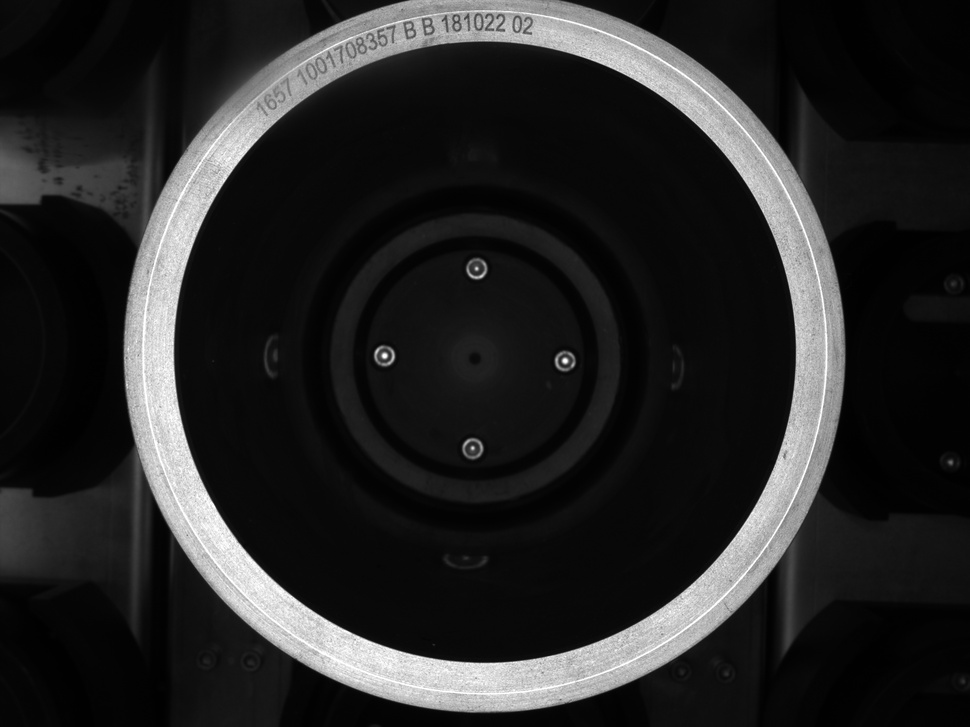
#> input picture 大论文代码/第三章/09_30_13.jpg, 970 x 727 px, shrunk from 2592 x 1944 before the run
$ python '高斯噪声生成.py'
#> lines starting #> are read from the running program, lines starting #| are printed output that depends on the picture
import numpy as np
import random
import cv2

def sp_noise(image,prob):
    '''
    添加椒盐噪声
    prob:噪声比例
    '''
    output = np.zeros(image.shape,np.uint8)
    thres = 1 - prob
    for i in range(image.shape[0]):
        for j in range(image.shape[1]):
            rdn = random.random()
            if rdn < prob:
                output[i][j] = 0
            elif rdn > thres:
                output[i][j] = 255
            else:
                output[i][j] = image[i][j]
    return output


def gasuss_noise(image, mean=0, var=0.001):
    '''
        添加高斯噪声
        mean : 均值
        var : 方差
    '''
    image = np.array(image/255, dtype=float)
    noise = np.random.normal(mean, var ** 0.5, image.shape)
    out = image + noise
    if out.min() < 0:
        low_clip = -1.
    else:
        low_clip = 0.
    out = np.clip(out, low_clip, 1.0)
    out = np.uint8(out*255)
    #cv.imshow("gasuss", out)
    return out

img=cv2.imread('09_30_13.jpg')
#> img is the input picture: shape (727, 970, 3); min 0, max 255, mean 38.1
cv2.imshow('gasuss_noise',gasuss_noise(img))
#> in gasuss_noise, `out = image + noise`:
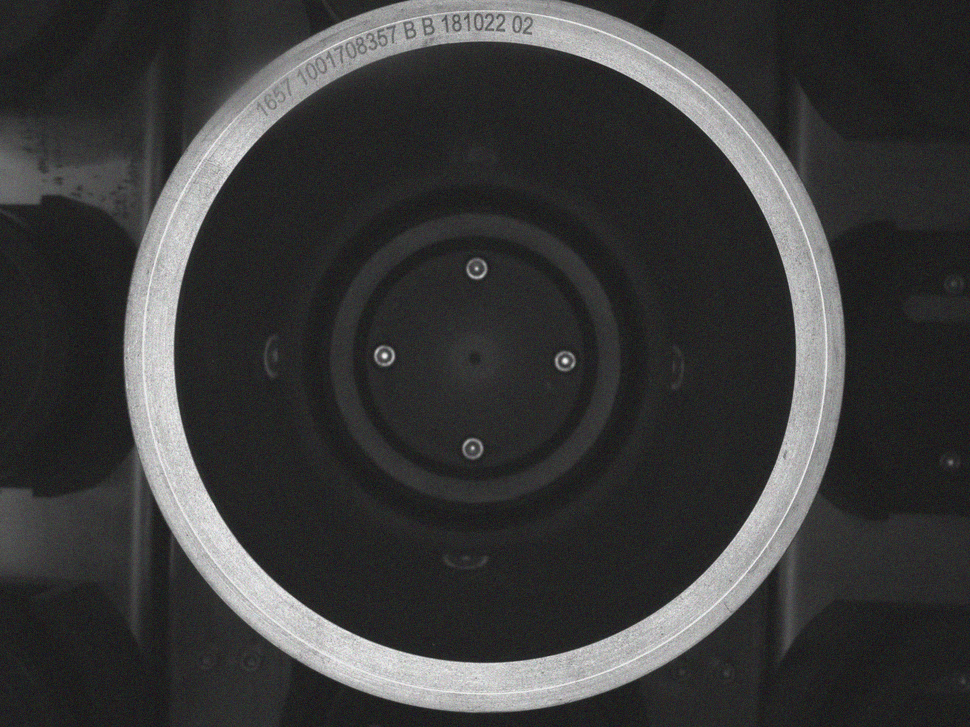
#> out: shape (727, 970, 3) float64; mean of channels 0, 1, 2 0.149, 0.149, 0.149; drawn with min black and max white
#> in gasuss_noise, `out = np.uint8(out*255)`:
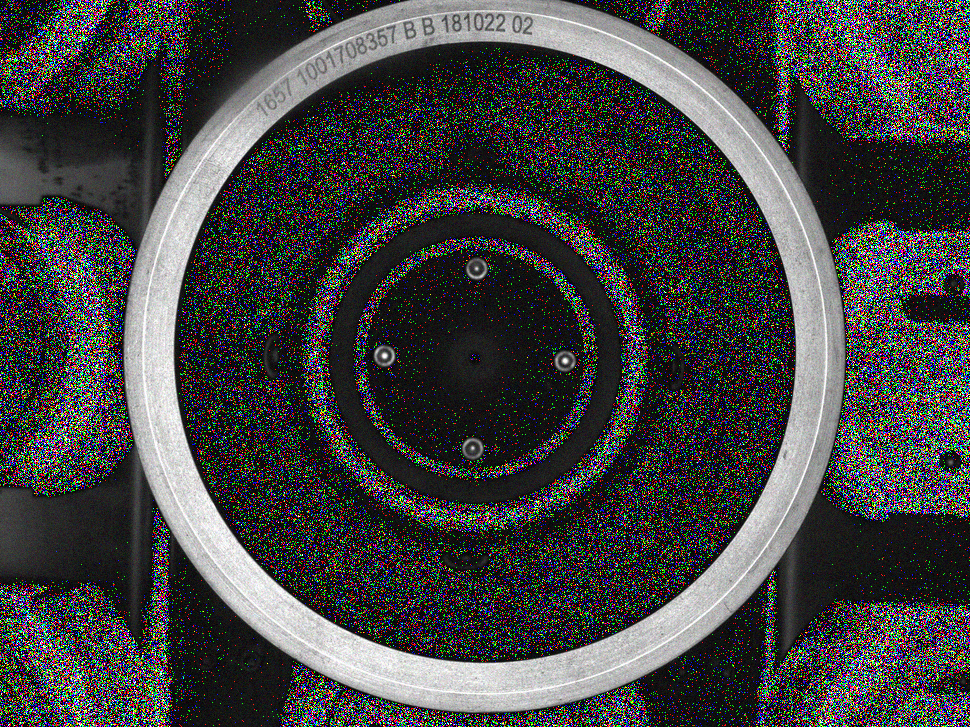
#> out: shape (727, 970, 3); mean of channels 0, 1, 2 66.4, 66.3, 66.3; drawn as B, G, R
cv2.imwrite('gasuss_noise.jpg',gasuss_noise(img))
#> call 2 of gasuss_noise, with mean = 0, var = 0.001
#> in gasuss_noise (call 2), `out = np.clip(out, low_clip, 1.0)`:
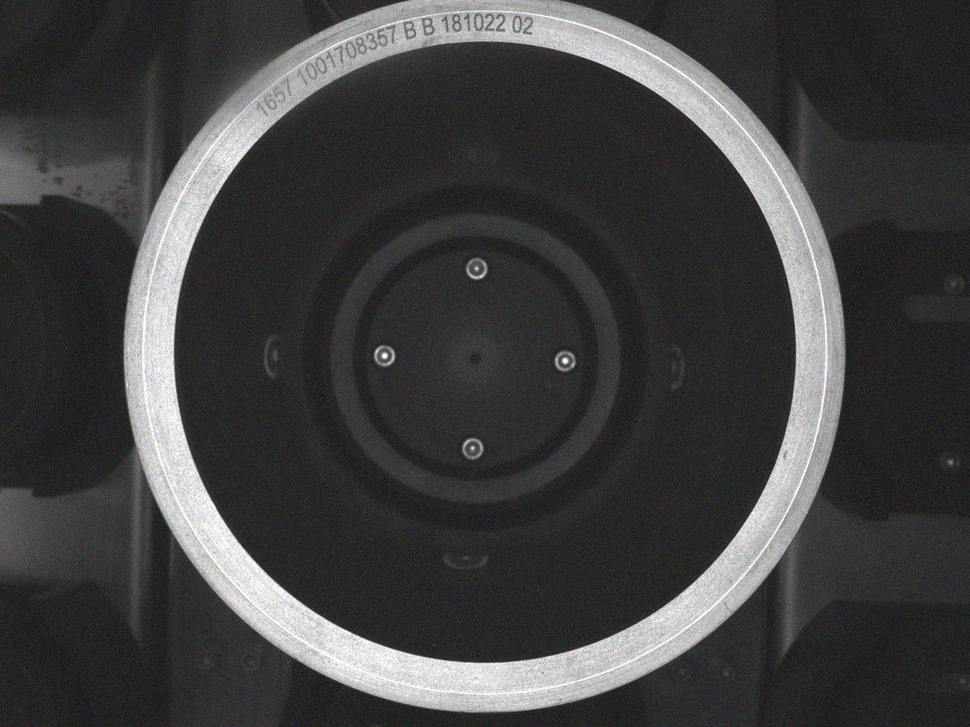
#> out: shape (727, 970, 3) float64; mean of channels 0, 1, 2 0.149, 0.149, 0.149; drawn with min black and max white
#> in gasuss_noise (call 2), `out = np.uint8(out*255)`:
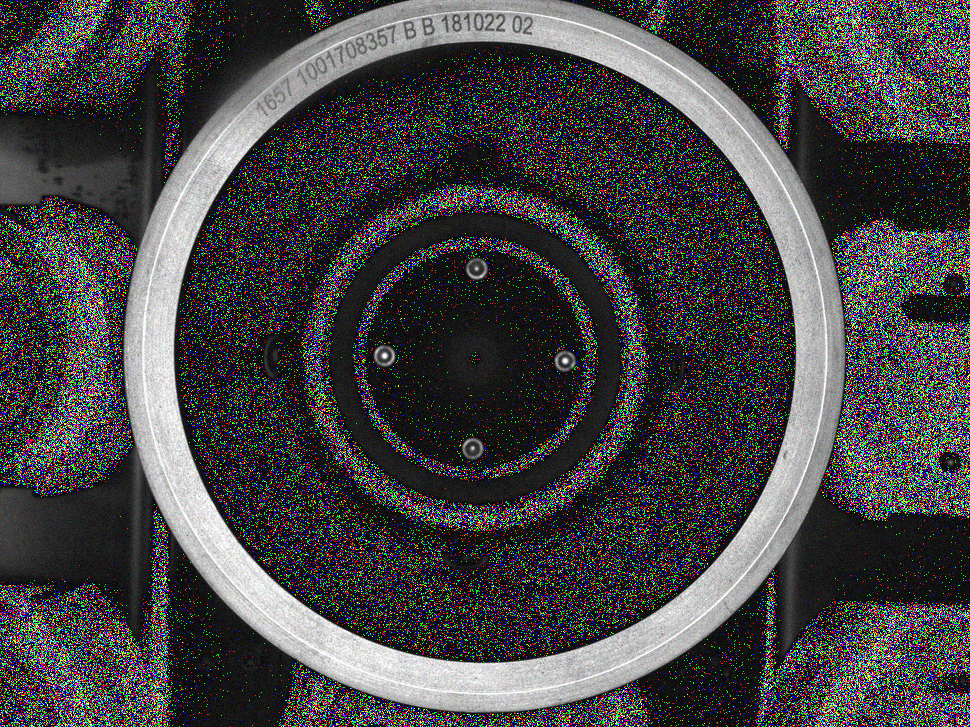
#> out: shape (727, 970, 3); mean of channels 0, 1, 2 66.3, 66.4, 66.4; drawn as B, G, R
cv2.waitKey()

$ run again, with 大论文代码/第三章/09_27_02.jpg copied over 大论文代码/第三章/09_30_13.jpg
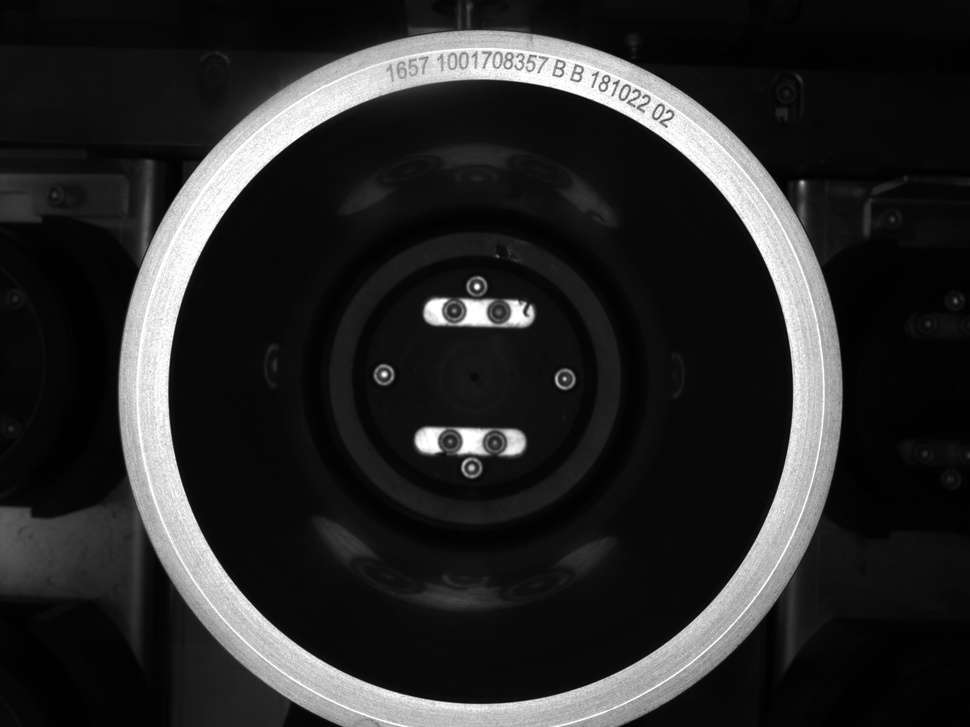
#> input picture 大论文代码/第三章/09_27_02.jpg, 970 x 727 px, shrunk from 2592 x 1944 before the run
#> img is the input picture: shape (727, 970, 3); min 0, max 255, mean 40.4
#> in gasuss_noise, `out = np.uint8(out*255)`:
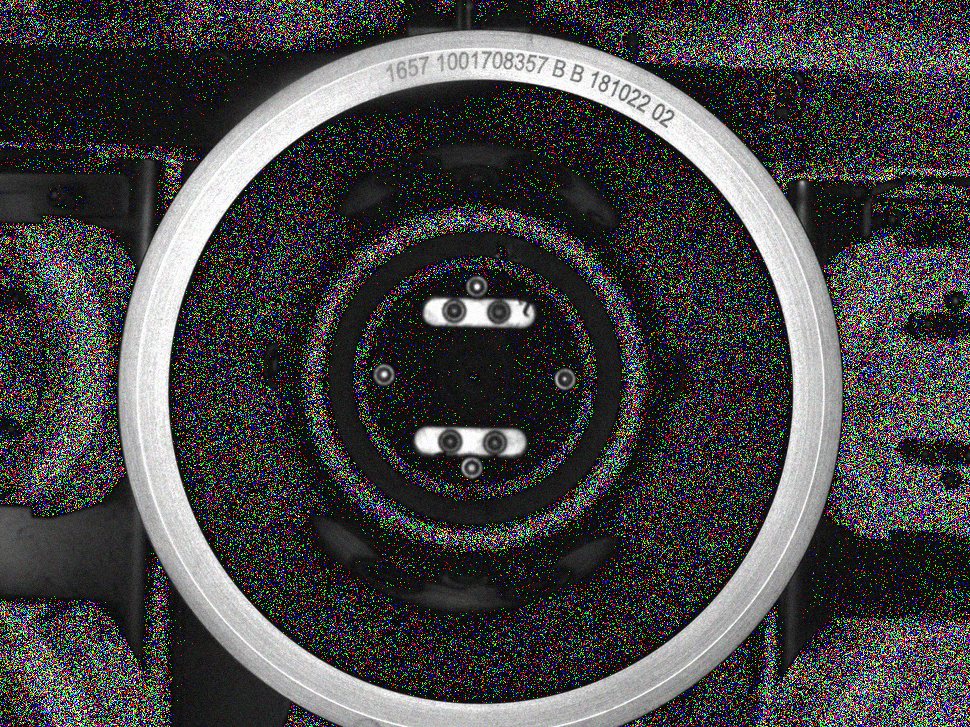
#> out: shape (727, 970, 3); mean of channels 0, 1, 2 68.1, 68, 68; drawn as B, G, R
#> in gasuss_noise (call 2), `out = np.uint8(out*255)`:
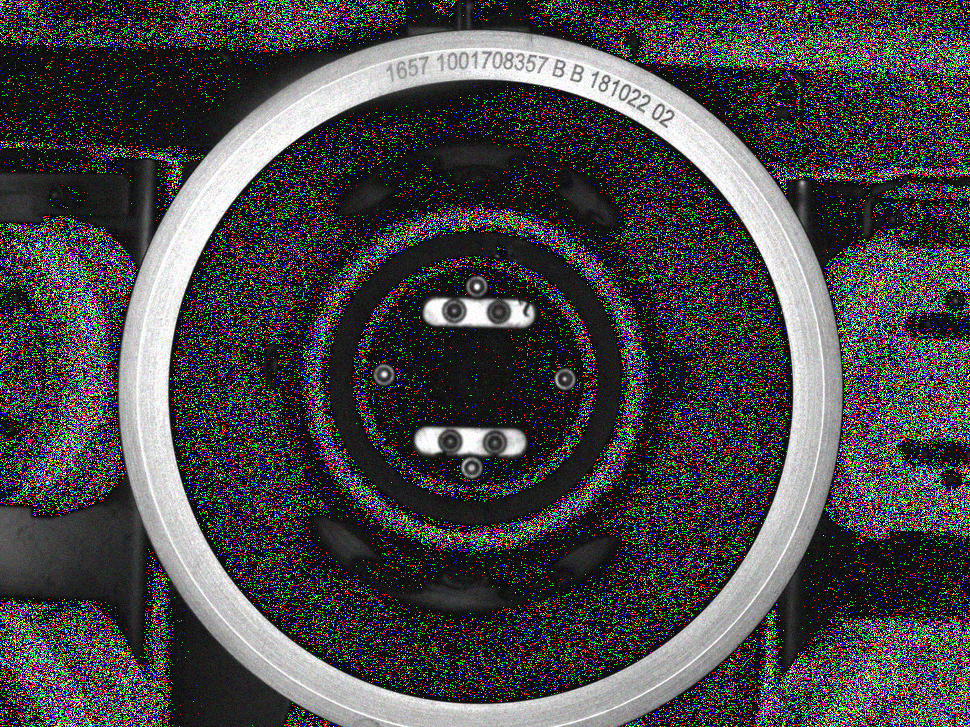
#> out: shape (727, 970, 3); mean of channels 0, 1, 2 68, 68.1, 68; drawn as B, G, R

$ run again, with 大论文代码/第三章/16_24_38.jpg copied over 大论文代码/第三章/09_30_13.jpg
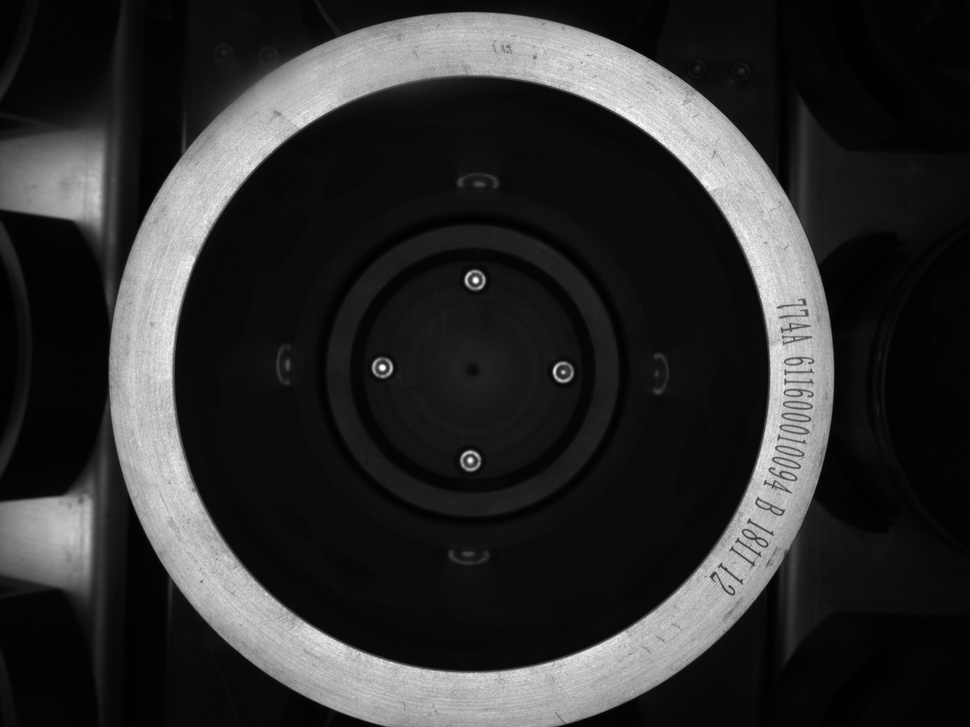
#> input picture 大论文代码/第三章/16_24_38.jpg, 970 x 727 px, shrunk from 2592 x 1944 before the run
#> img is the input picture: shape (727, 970, 3); min 0, max 255, mean 46.6
#> in gasuss_noise, `out = np.uint8(out*255)`:
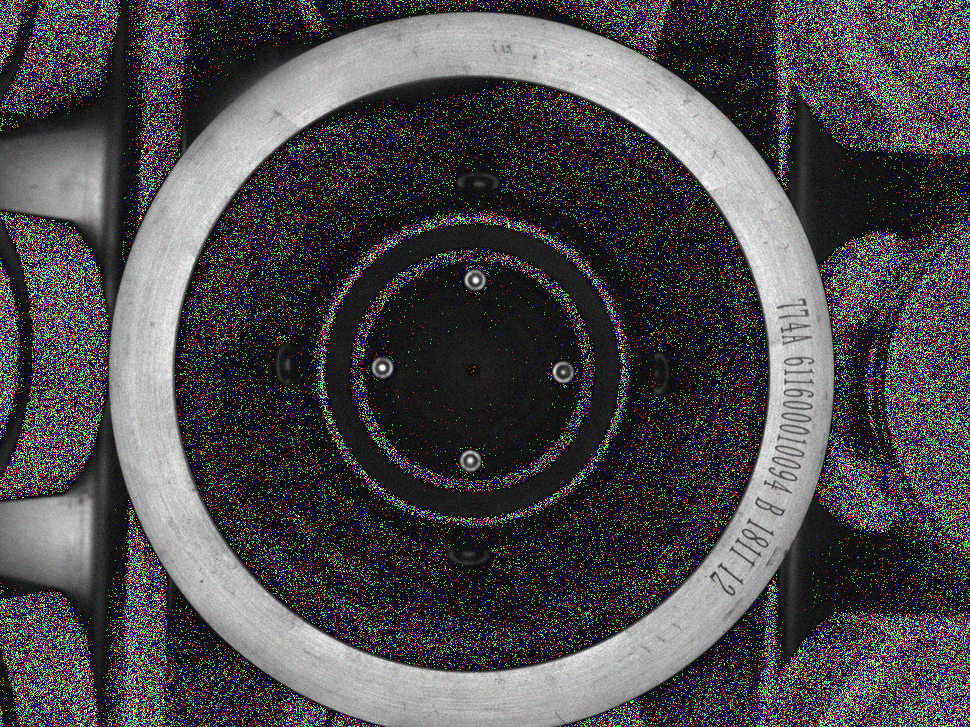
#> out: shape (727, 970, 3); mean of channels 0, 1, 2 71.1, 71, 71.1; drawn as B, G, R
#> in gasuss_noise (call 2), `out = np.uint8(out*255)`:
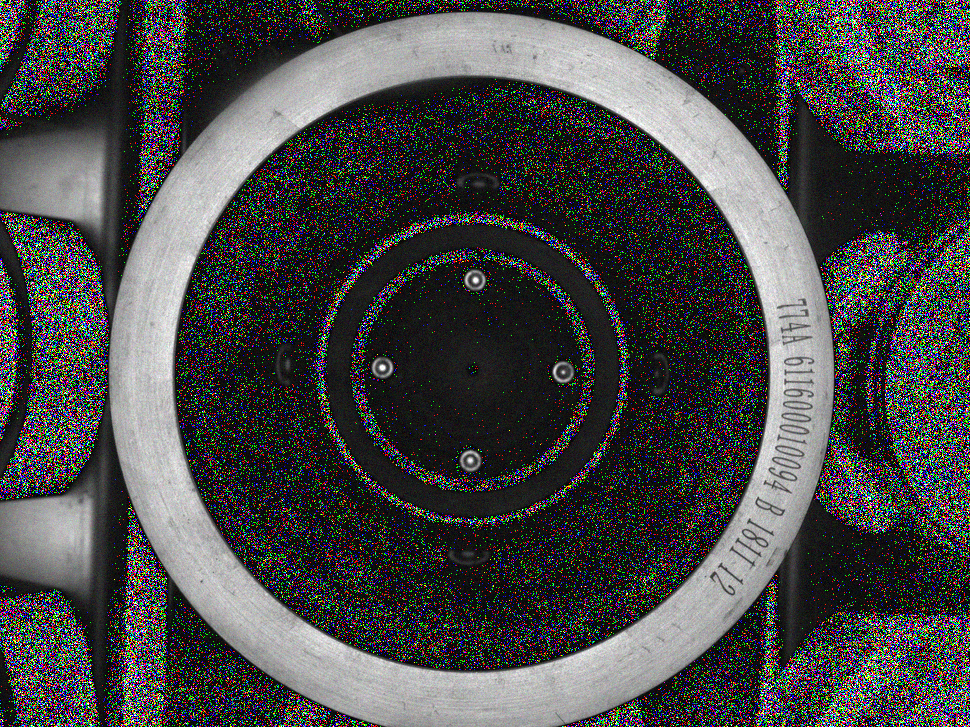
#> out: shape (727, 970, 3); mean of channels 0, 1, 2 71.1, 71.1, 71.1; drawn as B, G, R
